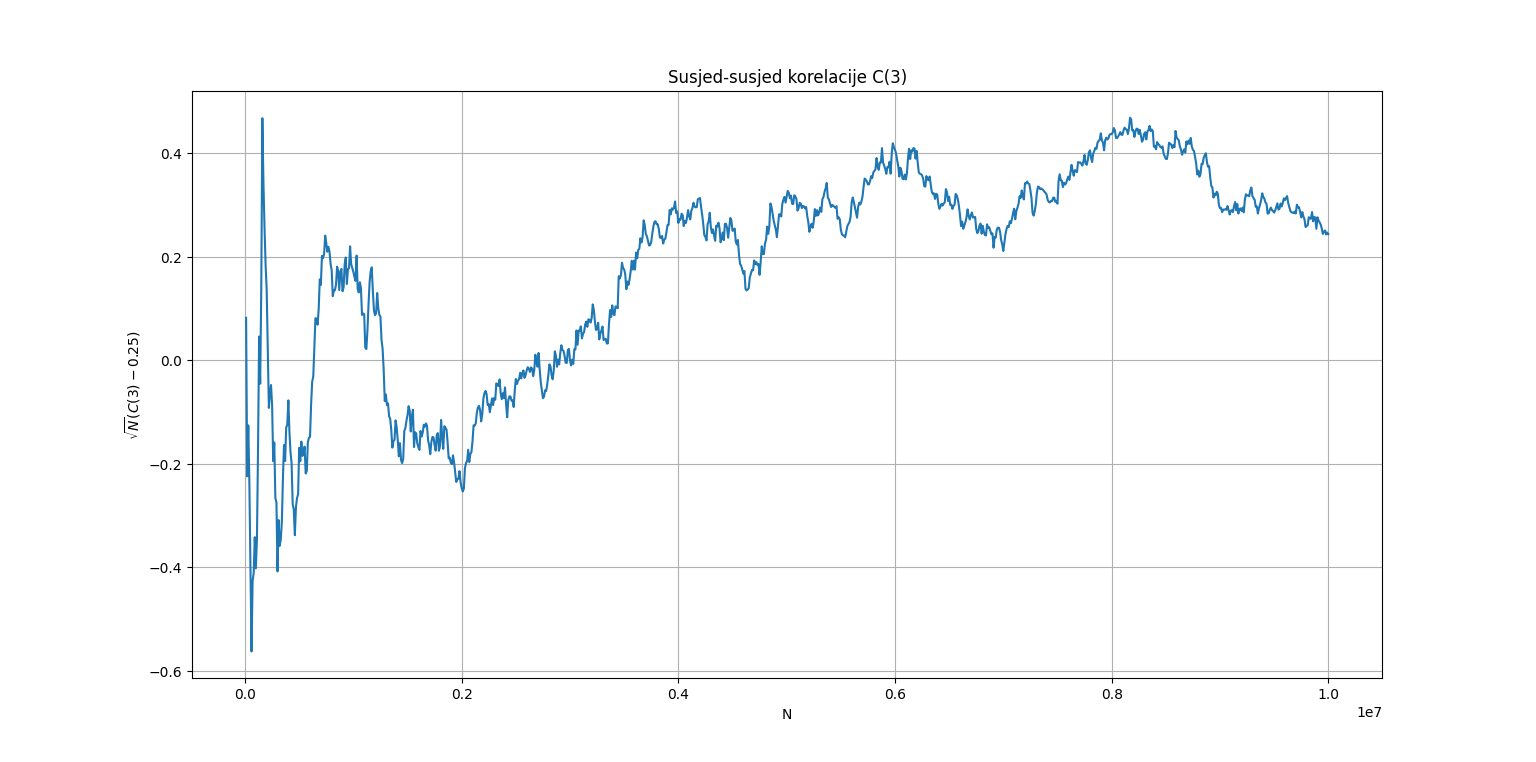

Write the Python code that produced this figure.
import numpy as np
import matplotlib.pyplot as plt

#testira ima li korelacja imeđu brojeva udaljenoh za 3 mjesta

Nmax = 10000000
k = 3

x = np.random.random(Nmax + k)       #generira brojeve izmedu 0 i 1 i dobije se niz       (svi br izmedu su jednako vjerojatni)

koraci = []
test = []

zbroj = 0

for i in range(Nmax):                     #usporedujemo br koji su udaljeni za 3 mjesta

    zbroj += x[i] * x[i + k]   #dodavanje novog produkta
    C3 = zbroj / (i + 1)                    #trenutna vrijednost korelacije

    if (i + 1) % 10000 == 0:                #sluzi kako bi olaksala i prikazala manji br tocaka
        koraci.append(i + 1)
        test.append(np.sqrt(i + 1) * (C3 - 0.25))      #ako su sluv+cajni prosjek c3 treba bit 0.25

plt.plot(koraci, test)
plt.grid()
plt.xlabel("N")
plt.ylabel(r'$\sqrt{N}(C(3)-0.25)$')
plt.title("Susjed-susjed korelacije C(3)")
plt.show()


#prosjek produkta dva broja koja su nepovezama je 0.25 jer je prosjek da se dobije bilo koji izmedu 0 i 1 0.5
#Na malin N statistika je loša pa imaju velike fluktuacije a kako raste stabilizira se
